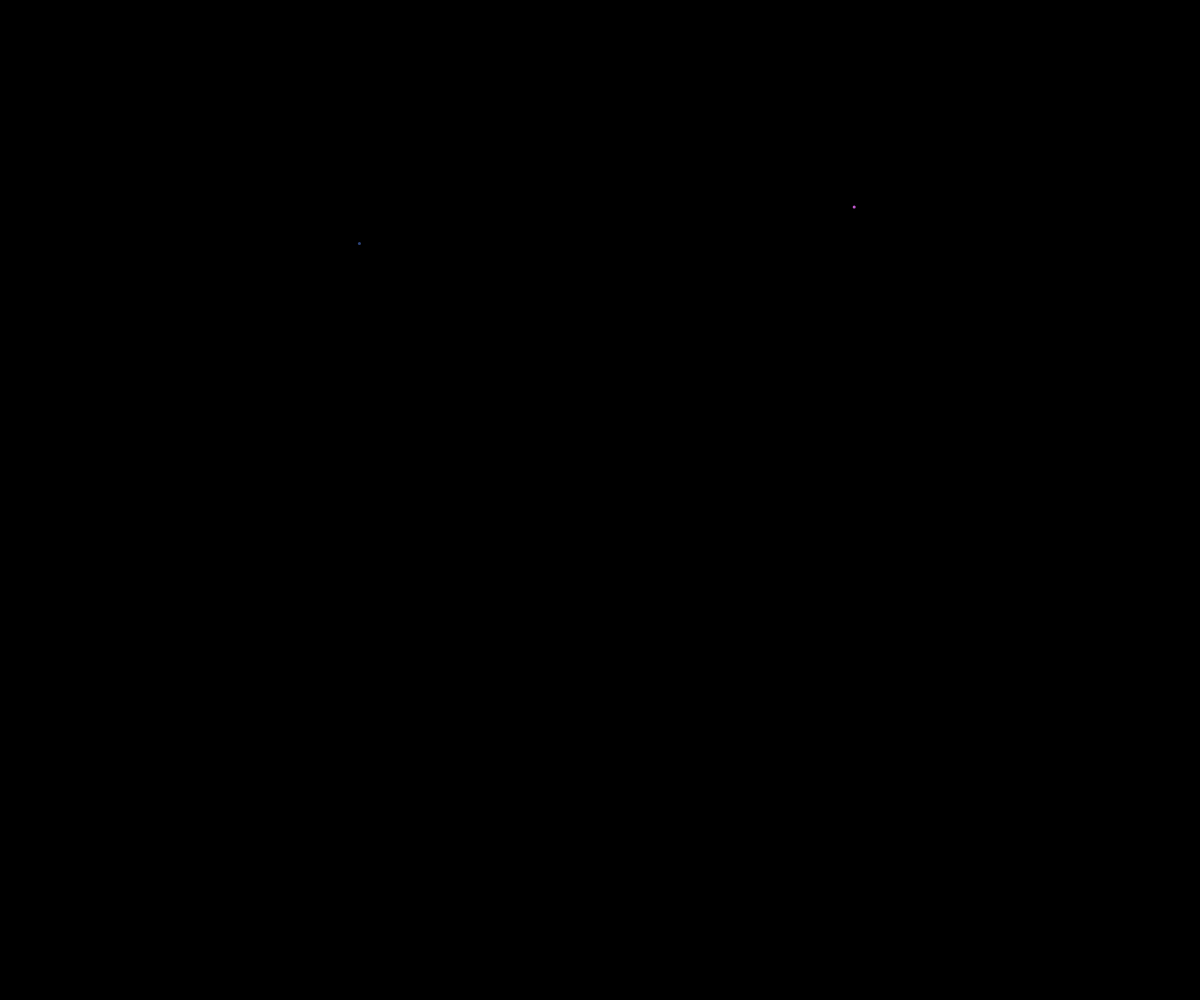
Frame 1 (no input)
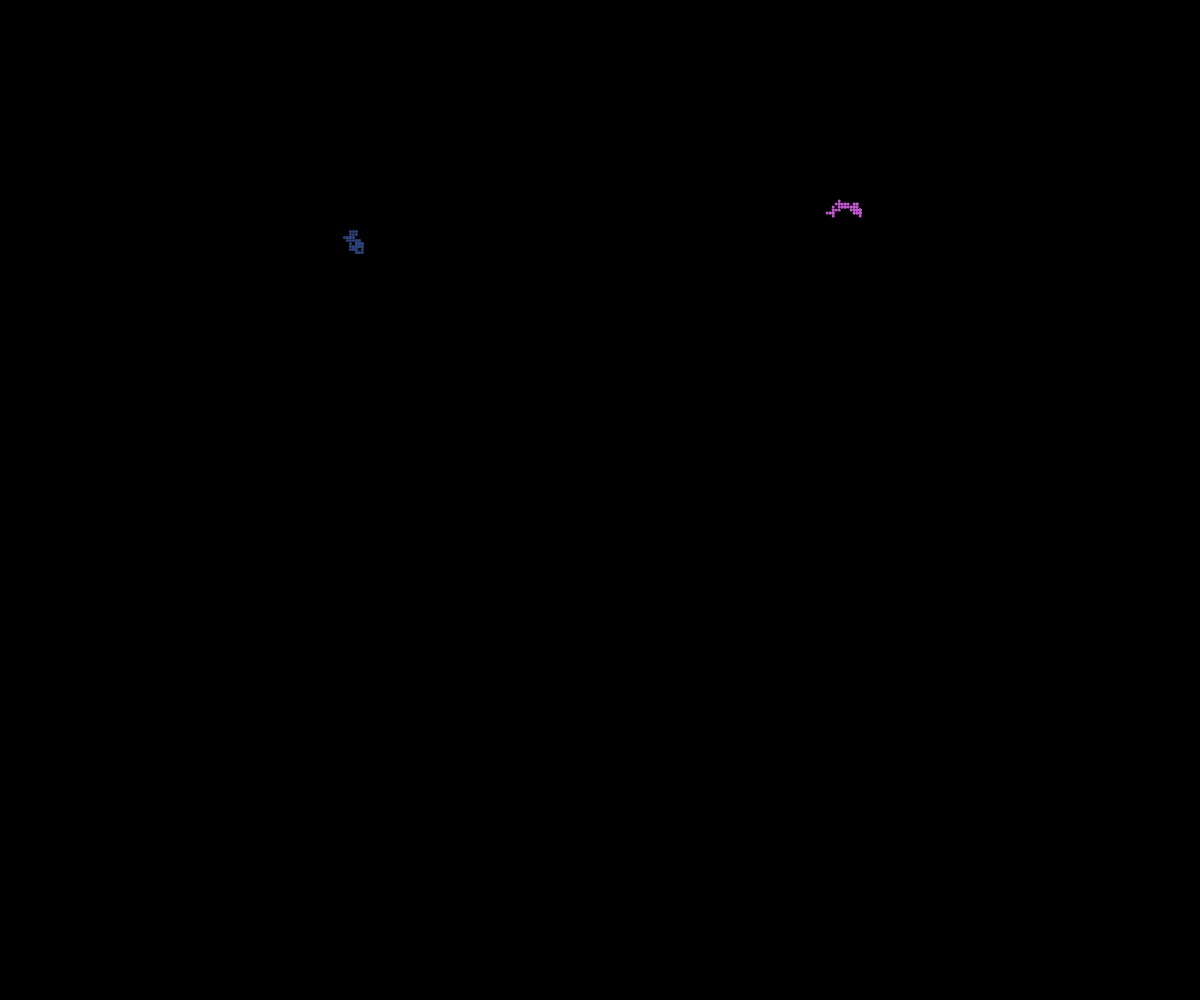
Frame 60 (no input)
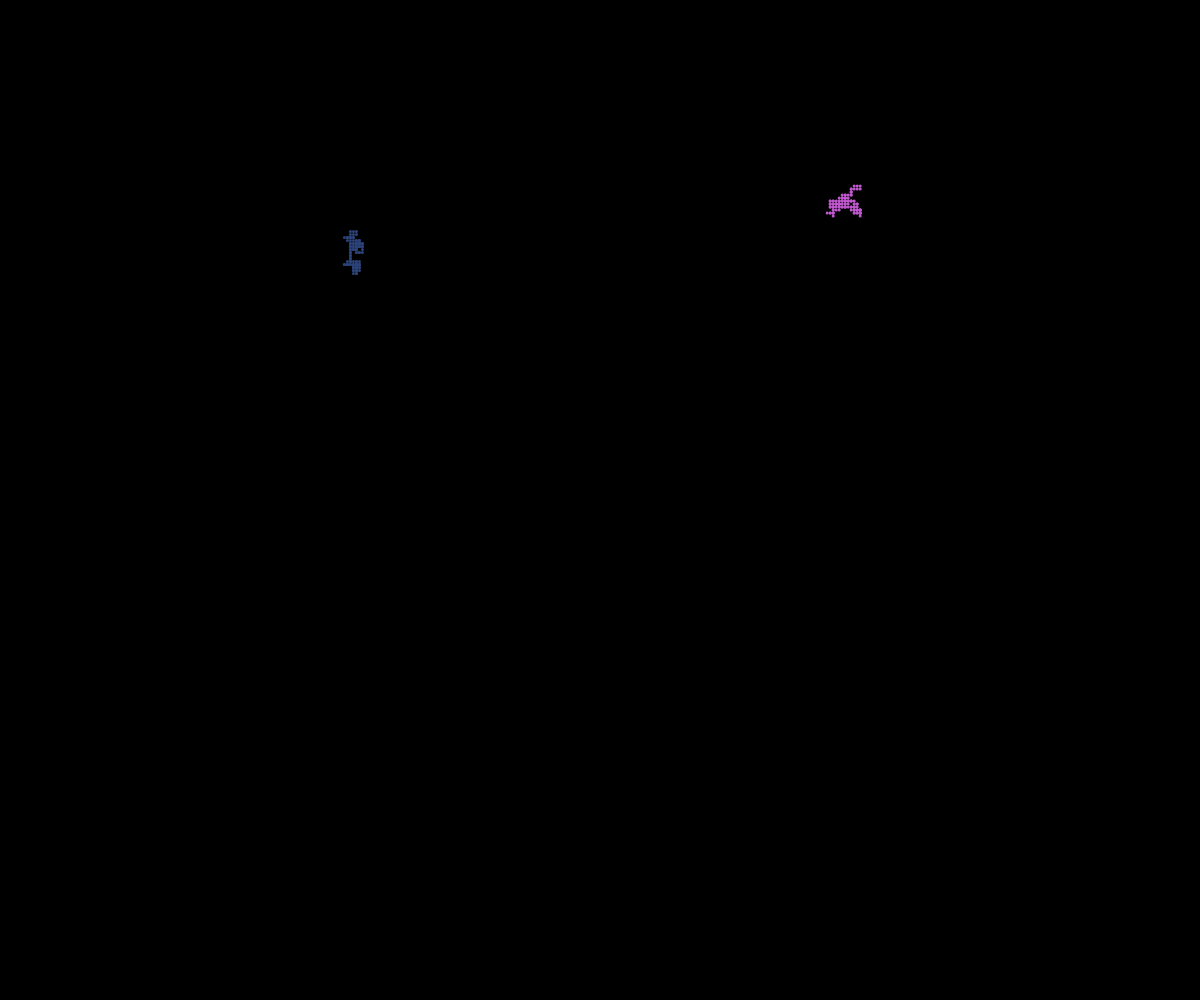
Frame 120 (the mouse pressed at the canvas centre since frame 60)

The p5.js sketch that drew these frames (run headless with seeded random() and noise() and a simulated clock; from frame 60 on, the mouse is pressed at the canvas centre):

// p5.js sketch
// ── sketch.js
// Project Title
// Your Name
// Date
//
// Extra for Experts:
// - describe what you did to take this project "above and beyond"

let george;
let jenna;

function setup() {
  createCanvas(windowWidth, windowHeight);
  background(0);
  george = new Walker();
  jenna = new Walker();
}

function draw() {
  george.move();
  george.display();
  jenna.move();
  jenna.display();
}

class Walker{
  constructor() {
    this.x = random(width);
    this.y = random(height);
    this.fillColor = color(random(255),random(255),random(255));
    this.step = 3;
    this.radius = 3;
  }

  display() {
    fill(this.fillColor);
    noStroke();
    circle(this.x, this.y, this.radius)
  }

  move(){
    let choice = random(100);
    if (choice < 25) {
      this.y -= this.step;
    }else if (choice < 50) {
      this.y += this.step;
    }else if (choice < 75) {
      this.x -= this.step;
    }else if (choice < 100) {
      this.x += this.step;
    }
  }
}
